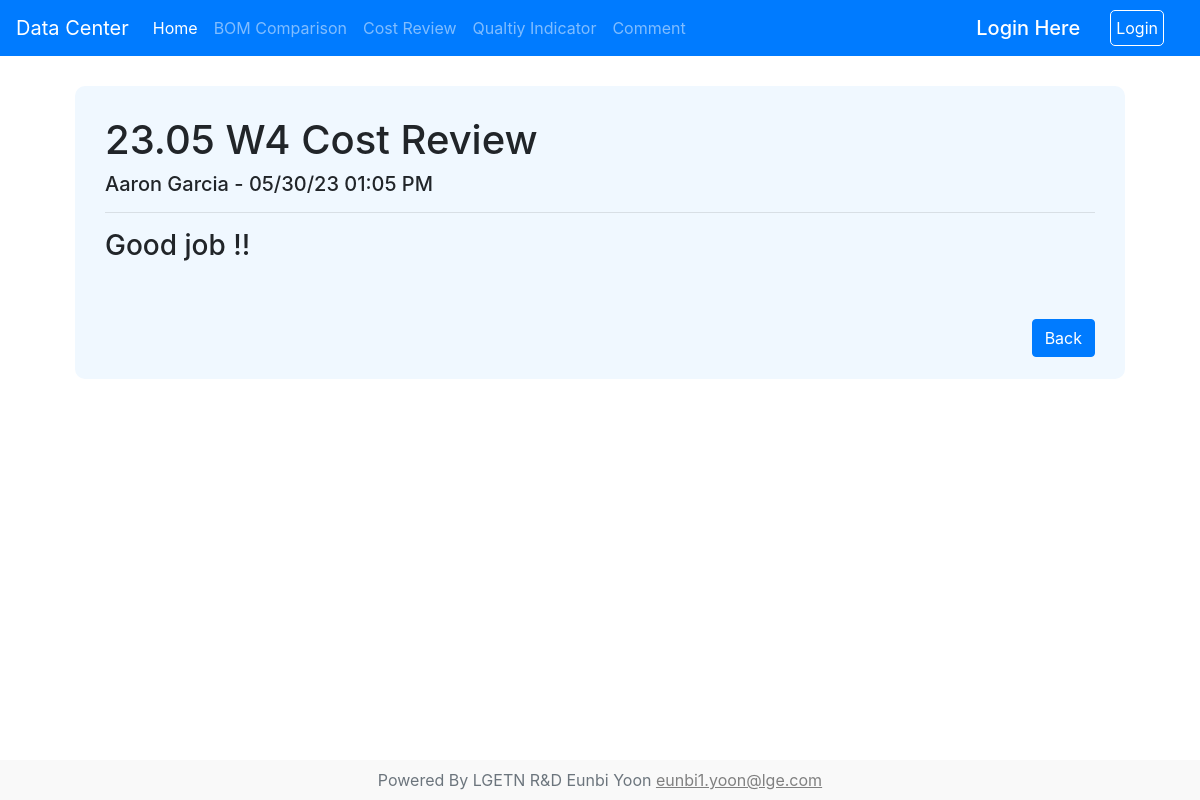
/comment/2, run on the app's committed database.
### report/models.py (models this page shows)
class Comment(models.Model):
    category=models.ForeignKey(Category, on_delete=models.CASCADE)
    week=models.ForeignKey(Week, on_delete=models.CASCADE)
    author=models.ForeignKey(User, on_delete=models.CASCADE)
    date_added=models.DateTimeField(auto_now_add=True)
    comment_body = models.TextField()
    class Meta:
        verbose_name_plural='  4) Comments'

class Week(models.Model):
    name=models.CharField(max_length=255)
    def __str__(self):
        return self.name
    class Meta:
        verbose_name_plural='  2) Weeks'

class Category(models.Model):
    name=models.CharField(max_length=255)
    def __str__(self):
        return self.name
    class Meta:
        verbose_name_plural='  1) Categories'

### base/views.py (the view)
# urls.py: path('comment/<int:pk>',CommentDetailView.as_view(), name='article-detail'),
class CommentDetailView(DetailView):
    model=Comment
    template_name='comment_detail.html'

### base/templates/comment_detail.html (shortened to what this page needs)
{% extends 'base.html'%}
{% block container %}
<div style="background-color: aliceblue; margin:30px; padding:30px 30px 60px; border-radius: 10px;">
    <h1>{{object.week}} {{object.category}}</h1>
    <h5>
        {{ object.author.first_name }}
        {{ object.author.last_name }} -
        {{ object.date_added|date:"m/d/y h:m A" }}
    </h5>
    <hr>
    <div>
        <h3>{{ object.comment_body }} </h3>
    </div>
    <br/>
    <br/>
    <a href="{% url 'comment_url' %}" class="btn btn-primary" style="float: right; ">Back</a>
</div>
{% endblock %}

### data on the page
Comment: week "23.05 W4", category "Cost Review", author.first_name "Aaron", author.last_name "Garcia", date_added "05/30/23 01:05 PM", comment_body "Good job !!"
